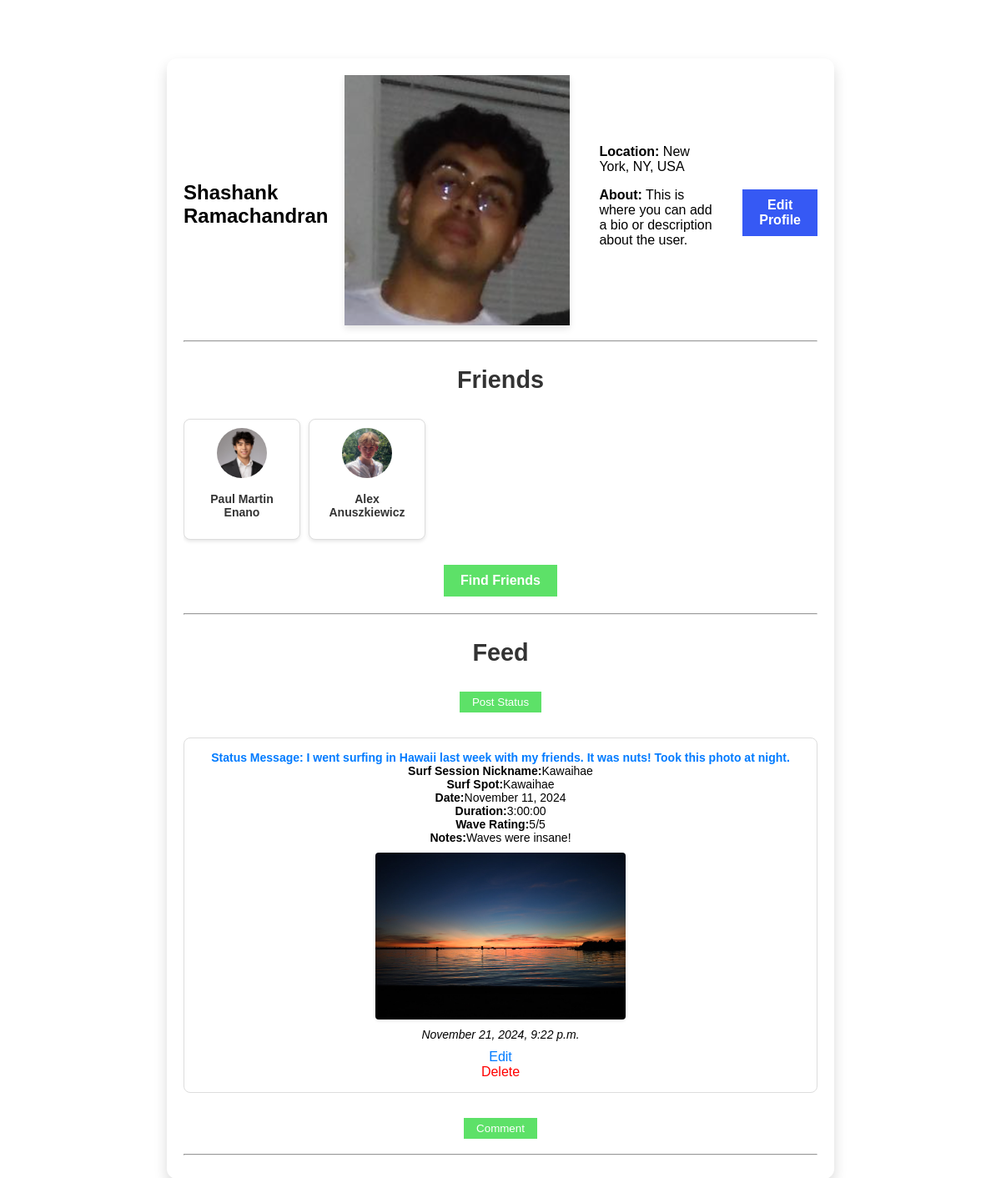
Page /profile/11/ (signed in) on the committed database.
### tide/models.py (models this page shows, shortened)
class Profile(models.Model):
    user = models.OneToOneField(User, on_delete=models.CASCADE)  # Each user has one profile
    fname = models.CharField(max_length=100)
    lname = models.CharField(max_length=100)
    city = models.CharField(max_length=100)
    email = models.EmailField()
    image = models.ImageField(upload_to='profile_images/', blank=True, null=True)
    bio = models.TextField(default="This is where you can add a bio or description about the user.", blank=True)
    def get_friends(self):
        friends = Friend.objects.filter(models.Q(profile1=self) | models.Q(profile2=self))
        return [f.profile2 if f.profile1 == self else f.profile1 for f in friends]

class StatusMessage(models.Model):
    timestamp = models.DateTimeField(auto_now_add=True)
    message = models.TextField()
    profile = models.ForeignKey('Profile', on_delete=models.CASCADE, related_name='status_messages')
    surf_session = models.OneToOneField(SurfSession, on_delete=models.SET_NULL, null=True, blank=True)
    def get_images(self):
        return self.images.all()

class SurfSession(models.Model):
    surf_spot = models.ForeignKey(SurfSpot, on_delete=models.CASCADE, related_name='surf_sessions')
    user = models.ForeignKey(User, on_delete=models.CASCADE, related_name='surf_sessions')
    date = models.DateField()
    duration = models.DurationField()
    wave_rating = models.IntegerField(choices=[(i, str(i)) for i in range(1, 6)])
    notes = models.TextField(blank=True, max_length=100)

class SurfSpot(models.Model):
    user = models.ForeignKey(User, on_delete=models.CASCADE, related_name='surf_spots')
    station_id = models.CharField(max_length=10)
    nickname = models.CharField(max_length=100, blank=True)
    latitude = models.FloatField()
    longitude = models.FloatField()
    created_at = models.DateTimeField(auto_now_add=True)
    def __str__(self):
        return f"{self.nickname or self.station_id}"
    class Meta:
        ordering = ['-created_at']

class Image(models.Model):
    image_file = models.ImageField(upload_to='images/')
    status_message = models.ForeignKey('StatusMessage', on_delete=models.CASCADE, related_name='images')

### tide/views.py (the view)
# urls.py: path('profile/<int:pk>/', views.ShowProfilePageView.as_view(), name='show_profile'),
class ShowProfilePageView(LoginRequiredMixin, DetailView):
    model = Profile
    template_name = 'tide/show_profile.html'
    context_object_name = 'profile'
    login_url = '/login/'

### tide/templates/tide/show_profile.html (shortened to what this page needs)
{% extends 'tide/base.html' %}
{% block content %}
<body class="profile-body">
    <div class="content-wrapper">
        <div class="profile-expanded-card">
            <div class="profile-header">
                <h2>{{ profile.fname }} {{ profile.lname }}</h2>
                {% if profile.image %}
                    <img src="{{ profile.image.url }}" class="profile-image-large" alt="{{ profile.fname }} {{ profile.lname }}">
                {% else %}
                    <img src="https://picsum.photos/400/300" class="profile-image-large" alt="Default Profile Image">
                {% endif %}
                <div class="profile-info">
                    <p><strong>Location:</strong> {{ profile.city }}</p>
                    <p><strong>About:</strong> {{ profile.bio }}</p>
                </div>
                {% if request.user == profile.user %}
                    <a href="{% url 'update_profile' profile.pk %}" class="edit-profile-button">Edit Profile</a>
                {% endif %}
            </div>
            <hr>
            <div class="friends-section">
                <h3>Friends</h3>
                <div class="friends-container">
                    {% for friend in profile.get_friends %}
                        <div class="friend-card">
                            <a href="{% url 'show_profile' friend.pk %}">
                                {% if friend.image and friend.image.name %}
                                    <img src="{{ friend.image.url }}" class="friend-image" alt="{{ friend.fname }} {{ friend.lname }}">
                                {% else %}
                                    <img src="https://picsum.photos/60/60" class="friend-image" alt="Default Profile Image">
                                {% endif %}
                                <p class="friend-name">{{ friend.fname }} {{ friend.lname }}</p>
                            </a>
                        </div>
                    {% empty %}
                        <p>{{ profile.fname }} has no friends yet.</p>
                    {% endfor %}
                </div>
                {% if request.user == profile.user %}
                    <div style="display: flex; justify-content: center;">
                        <a href="{% url 'friend_suggestions' profile.pk %}" class="profile-button">Find Friends</a>
                    </div>
                {% endif %}
            </div>
            <hr>
            <div class="profile-newsfeed">
                <h3>Feed</h3>
                {% if request.user == profile.user %}
                    <form action="{% url 'create_status_message' profile.pk %}" method="post" enctype="multipart/form-data">
                        <div style="display: flex; justify-content: center;">
                            <button type="submit" class="post-status-button">Post Status</button>
                        </div>
                    </form>
                {% endif %}
                <div class="status-messages">
                    {% for status in profile.status_messages.all|dictsortreversed:"timestamp" %}
                        <div class="status-message-container" style="margin-bottom: 20px; padding: 15px; background-color: #ffffff; border: 1px solid #ddd; border-radius: 8px;">
                            <div class="status-message">
                                <p style="color: #007BFF;"><strong>Status Message: {{ status.message }}</strong></p>
                                {% if status.surf_session %}
                                    <div class="surf-session-details">
                                        <p><strong>Surf Session Nickname:</strong> {{ status.surf_session.surf_spot.nickname }}</p>
                                        <p><strong>Surf Spot:</strong> {{ status.surf_session.surf_spot }}</p>
                                        <p><strong>Date:</strong> {{ status.surf_session.date|date:"F j, Y" }}</p>
                                        <p><strong>Duration:</strong> {{ status.surf_session.duration }}</p>
                                        <p><strong>Wave Rating:</strong> {{ status.surf_session.wave_rating }}/5</p>
                                        {% if status.surf_session.notes %}
                                            <p><strong>Notes:</strong> {{ status.surf_session.notes }}</p>
                                        {% endif %}
                                    </div>
                                {% endif %}
                                <div class="status-message-images">
                                    {% for img in status.get_images %}
                                        <img src="{{ img.image_file.url }}" alt="Status Image" class="status-image" style="max-width: 300px;">
                                    {% endfor %}
                                </div>
                                <p style="margin-top: 10px;"><em>{{ status.timestamp|date:"F j, Y, g:i a" }}</em></p>
                            </div>
                        {% if request.user == profile.user %}
                            <div class="status-actions">
                                <a href="{% url 'update_status_message' status.pk %}" class="update-status-button">Edit</a>
                            </div>
                            <div class="status-actions">
                                <a href="{% url 'delete_status_message' status.pk %}" class="delete-status-button">Delete</a>
                            </div>
                        {% endif %}
                        </div>
                        <div style="display: flex; justify-content: center; margin-top: 10px;">
                            <form method="post" action="{% url 'create_comment' status_message_id=status.id %}">
                                <button type="submit">Comment</button>
                            </form>
                        </div>
                        <hr>
                    {% empty %}
                        <p>No status messages yet.</p>
                    {% endfor %}
                </div>
            </div>
        </div>
    </div>
</body>
{% endblock %}

### tide/static/tide/tidestyles.css (style rules this page uses)
* { box-sizing: border-box; }
body { -ms-overflow-style: none; scrollbar-width: none; }
body { margin: 0; font-family: Arial, sans-serif; background-color: rgb(12, 12, 12); color: rgb(0, 0, 0); }
.profile-info { padding: 15px; }
button[type="submit"] { background-color: #5de168; color: white; padding: 5px 15px; border: none; cursor: pointer; transition: background-color 0.3s; margin-top: 10px; margin-bottom: 10px; }
.profile-expanded-card { margin-top: 50px; max-width: 800px; margin: 0 auto; padding: 20px; background-color: #ffffff; border-radius: 12px; box-shadow: 0 8px 16px rgba(0, 0, 0, 0.15); }
.profile-header { display: flex; align-items: center; gap: 20px; color: #000000; }
.profile-image-large { width: 300px; height: 300px; object-fit: cover; box-shadow: 0 4px 8px rgba(0, 0, 0, 0.1); margin-bottom:10px; }
.profile-info { margin-bottom: 20px; }
.friends-section { margin: 20px 0; }
.friends-container { display: flex; overflow-x: auto; padding: 10px 0; }
.friend-card { margin-right: 10px; text-align: center; text-decoration: none; flex: 0 0 auto; min-width: 140px; width: fit-content; max-width: 300px; overflow: hidden; }
.friend-name { font-size: 0.9em; margin-top: 5px; text-decoration: none; word-break: break-word; }
.friend-image { width: 60px; height: 60px; object-fit: cover; }
.profile-button { display: inline-block; margin-top: 20px; padding: 10px 20px; background-color: #5de168; color: white; text-align: center; font-weight: bold; text-decoration: none; transition: background-color 0.3s ease; }
.edit-profile-button { display: inline-block; margin-top: 20px; padding: 10px 20px; background-color: #3659f4; color: white; text-align: center; font-weight: bold; text-decoration: none; transition: background-color 0.3s ease; }
.profile-body { background: url('https://cs-people.bu.edu/enano1/background_image5.jpg') no-repeat center center fixed; background-size: cover; min-height: 100vh; text-decoration: none; display: block; }
.content-wrapper { max-width: 1200px; margin: 0 auto; margin-top: 50px; padding: 20px; margin-bottom: 50px; }
.update-status-button { color: #007BFF; text-decoration: none; }
.delete-status-button { color: red; text-decoration: none; }
.status-actions { display: flex; justify-content: center; align-items: center; }
.status-messages { color: black; font-family: Arial, sans-serif; margin-top: 20px; }
.status-message { color: black; margin-bottom: 10px; font-size: 14px; }
.status-message p { margin: 0; text-decoration: none; display: flex; justify-content: center; }
.friend-card { text-align: center; background-color: #ffffff; border: 1px solid #ddd; border-radius: 8px; padding: 10px; width: 100px; box-shadow: 0 2px 4px rgba(0, 0, 0, 0.1); }
.friend-card a { text-decoration: none; color: inherit; }
.friend-image { width: 60px; height: 60px; border-radius: 50%; margin-bottom: 8px; }
.friend-name { font-size: 14px; font-weight: bold; color: #333; }
h3 { text-align: center; color: #333; font-size: 1.8em; margin-bottom: 20px; }
.status-image { max-width: 200px; height: 200px; object-fit: cover; border-radius: 4px; box-shadow: 0 1px 4px rgba(0, 0, 0, 0.1); display: block; margin: 0 auto; margin-top:10px; }

### rows in the picture
Profile: fname "Shashank", lname "Ramachandran", image (picture), city "New York, NY, USA", bio "This is where you can add a bio or description about the user."
Profile: image (picture), fname "Paul Martin", lname "Enano"
Profile: image (picture), fname "Alex", lname "Anuszkiewicz"
StatusMessage: message "I went surfing in Hawaii last week with my friends. It was nuts! Took this photo at night.", surf_session.surf_spot.nickname "Kawaihae", surf_session.surf_spot "Kawaihae", surf_session "November 11, 2024", surf_session.duration "3:00:00", surf_session.wave_rating "5", surf_session.notes "Waves were insane!", timestamp "November 21, 2024, 9:22 p.m."
Image: image_file (picture)
